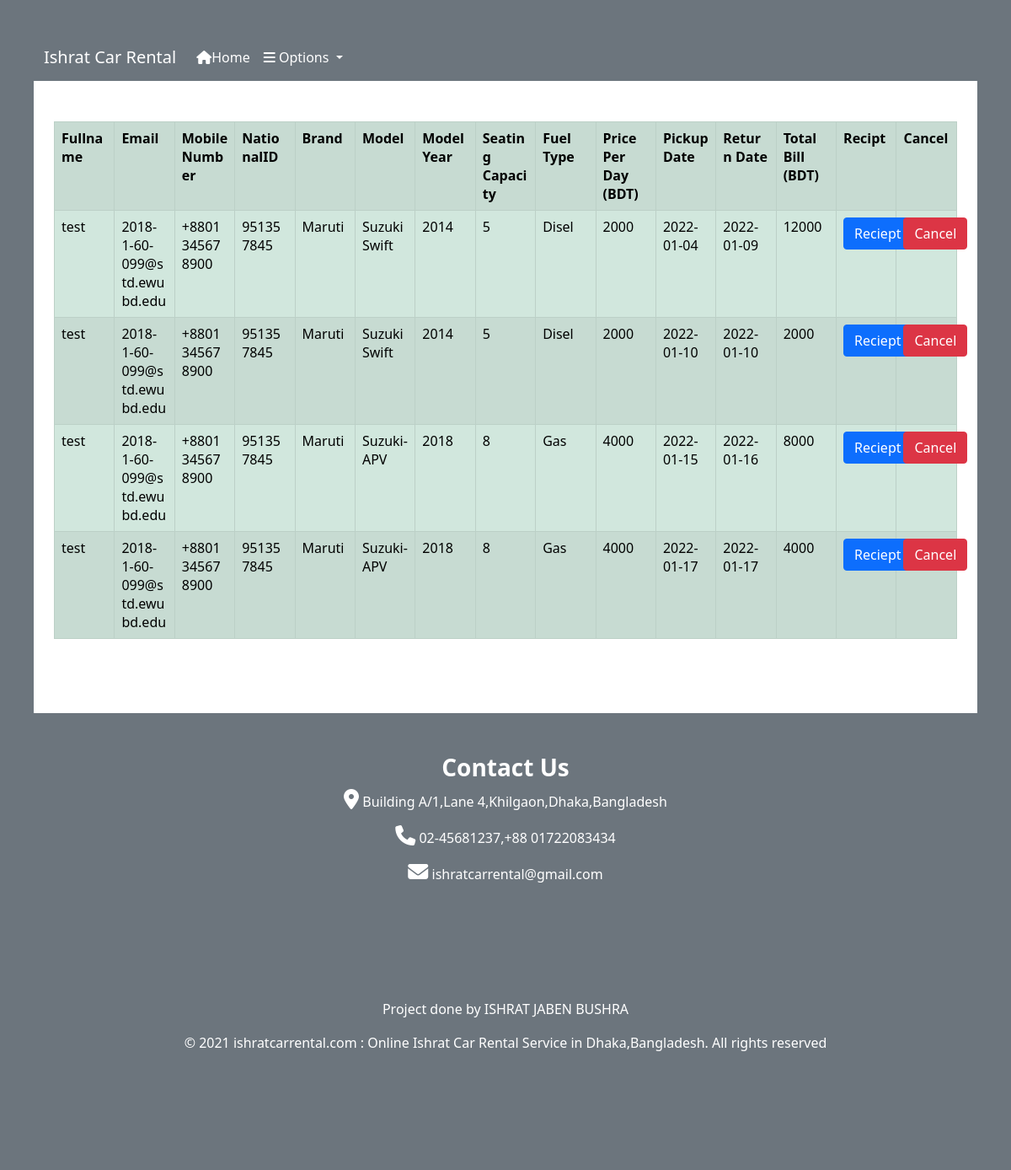
The app's page /view_your_renting.php (signed in) with its own data.
### tables this page shows
CREATE TABLE `rented` (
  `ren_id` int(255) NOT NULL,
  `u_id` int(255) NOT NULL,
  `Fullname` varchar(255) NOT NULL,
  `Email` varchar(255) NOT NULL,
  `Mobile Number` varchar(255) NOT NULL,
  `NationalID` varchar(255) NOT NULL,
  `carr_id` int(255) NOT NULL,
  `brand` varchar(255) NOT NULL,
  `model` varchar(255) NOT NULL,
  `model_year` varchar(255) NOT NULL,
  `seat` varchar(255) NOT NULL,
  `fuel` varchar(255) NOT NULL,
  `price` varchar(255) NOT NULL,
  `pdate` date NOT NULL,
  `ren_date` date NOT NULL,
  `total_bill` varchar(255) NOT NULL
);

### view_your_renting.php (the view, shortened to what this page needs)
<?php
include("h&f/loginhead.php");
include("dbconnect.php");
$user_check = $_SESSION['login_user'];
$ses_sql = "SELECT * FROM user WHERE Email = '$user_check'  ";
$r = mysqli_query($conn, $ses_sql);
if (mysqli_num_rows($r) > 0) {
	$row = mysqli_fetch_array($r);
	$login_session6 = $row['id'];
}
?>
<html>
<div class="container " style="background-color: white">
	<body>
		<div class="container py-5">
			<table class="table  table-bordered table-success table-striped" style="table-layout:fixed;word-wrap:break-word ">
				<tr>
					<th>Fullname</th>
					<th>Email</th>
					<th>Mobile Number</th>
					<th>NationalID</th>
					<th>Brand</th>
					<th>Model</th>
					<th>Model Year</th>
					<th>Seating Capacity</th>
					<th>Fuel Type</th>
					<th>Price Per Day (BDT)</th>
					<th>Pickup Date</th>
					<th>Return Date</th>
					<th>Total Bill (BDT)</th>
					<th>Recipt</th>
					<th>Cancel</th>
					<?php
					$sql = "SELECT * FROM rented WHERE u_id=$login_session6 ORDER BY pdate";
					$result = mysqli_query($conn, $sql);
					$total = mysqli_num_rows($result);
					if ($total != 0) {
						while (($fetch = mysqli_fetch_assoc($result))) {
							echo "
					<tr>
					<td>" . $fetch['Fullname'] . "</td>
					<td>" . $fetch['Email'] . "</td>
					<td>" . $fetch['Mobile Number'] . "</td>
					<td>" . $fetch['NationalID'] . "</td>
					<td>" . $fetch['brand'] . "</td>
					<td>" . $fetch['model'] . "</td>
					<td>" . $fetch['model_year'] . "</td>
					<td>" . $fetch['seat'] . "</td>
					<td>" . $fetch['fuel'] . "</td>
					<td>" . $fetch['price'] . "</td>
					<td>" . $fetch['pdate'] . "</td>
					<td>" . $fetch['ren_date'] . "</td>
					<td>" . $fetch['total_bill'] . "</td>
					"; ?>
							<td><a href='reciept.php?ren_id=<?php echo $fetch['ren_id']; ?>' class="btn btn-primary">Reciept</a></td>
							<td><a href='cancel.php?ren_id=<?php echo $fetch['ren_id']; ?>&dat=<?php echo date("Y-m-d") ?>' class="btn btn-danger">Cancel</a></td>
					<?php
						}
					} else {
					}
					?>
				</tr>
			</table>
		</div>
	</body>
	<br>
</div>
</html>
<?php include("h&f/footer.php");    ?>

### h&f/loginhead.php (style rules this page uses)
body { background-color: white; color: black; text-align: center; border: 40px solid #6c757d; margin: 0px; }

### records on screen
rented: Fullname "test", Email "2018-1-60-099@std.ewubd.edu", Mobile Number "+8801345678900", NationalID "951357845", brand "Maruti", model "Suzuki Swift", model_year "2014", seat "5", fuel "Disel", price "2000", pdate "2022-01-04", ren_date "2022-01-09", total_bill "12000"
rented: Fullname "test", Email "2018-1-60-099@std.ewubd.edu", Mobile Number "+8801345678900", NationalID "951357845", brand "Maruti", model "Suzuki Swift", model_year "2014", seat "5", fuel "Disel", price "2000", pdate "2022-01-10", ren_date "2022-01-10", total_bill "2000"
rented: Fullname "test", Email "2018-1-60-099@std.ewubd.edu", Mobile Number "+8801345678900", NationalID "951357845", brand "Maruti", model "Suzuki- APV", model_year "2018", seat "8", fuel "Gas", price "4000", pdate "2022-01-15", ren_date "2022-01-16", total_bill "8000"
rented: Fullname "test", Email "2018-1-60-099@std.ewubd.edu", Mobile Number "+8801345678900", NationalID "951357845", brand "Maruti", model "Suzuki- APV", model_year "2018", seat "8", fuel "Gas", price "4000", pdate "2022-01-17", ren_date "2022-01-17", total_bill "4000"
